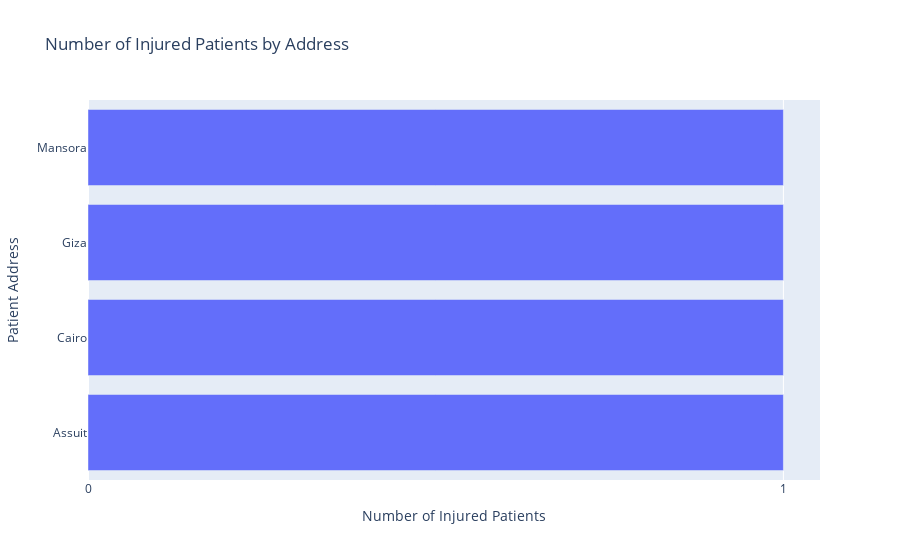

The notebook cell this image was saved under:
### Code cell
#  create subset from df within injured results
injured_address = df[df['Result'] == 'Injured']
injured_address = injured_address[['Result', 'Patient_Address']]
# group by address and number of injure
injured_count = injured_address.groupby('Patient_Address')['Result'].count().sort_values()
# create a horizontal bar chart
fig = go.Figure()
fig.add_trace(go.Bar(
    x=injured_count.values,
    y=injured_count.index,
    orientation = 'h'
))

# set the chart title and axis labels
fig.update_layout(
    title='Number of Injured Patients by Address',
    xaxis_title='Count',
    yaxis_title='Patient Address'
)
# set the y-axis ticks to integers
fig.update_xaxes(tickmode = 'linear', dtick = 1, title = 'Number of Injured Patients')
# show the chart
fig.show()

### Figure 1 — Plotly figure (JSON) as saved in the notebook; plotly's stock layout.template omitted (floating-point values rounded to 4 significant figures)
{"data": [{"orientation": "h", "type": "bar", "x": [1, 1, 1, 1], "y": ["Assuit", "Cairo", "Giza", "Mansora"]}], "layout": {"title": {"text": "Number of Injured Patients by Address"}, "xaxis": {"dtick": 1, "tickmode": "linear", "title": {"text": "Number of Injured Patients"}}, "yaxis": {"title": {"text": "Patient Address"}}}}
